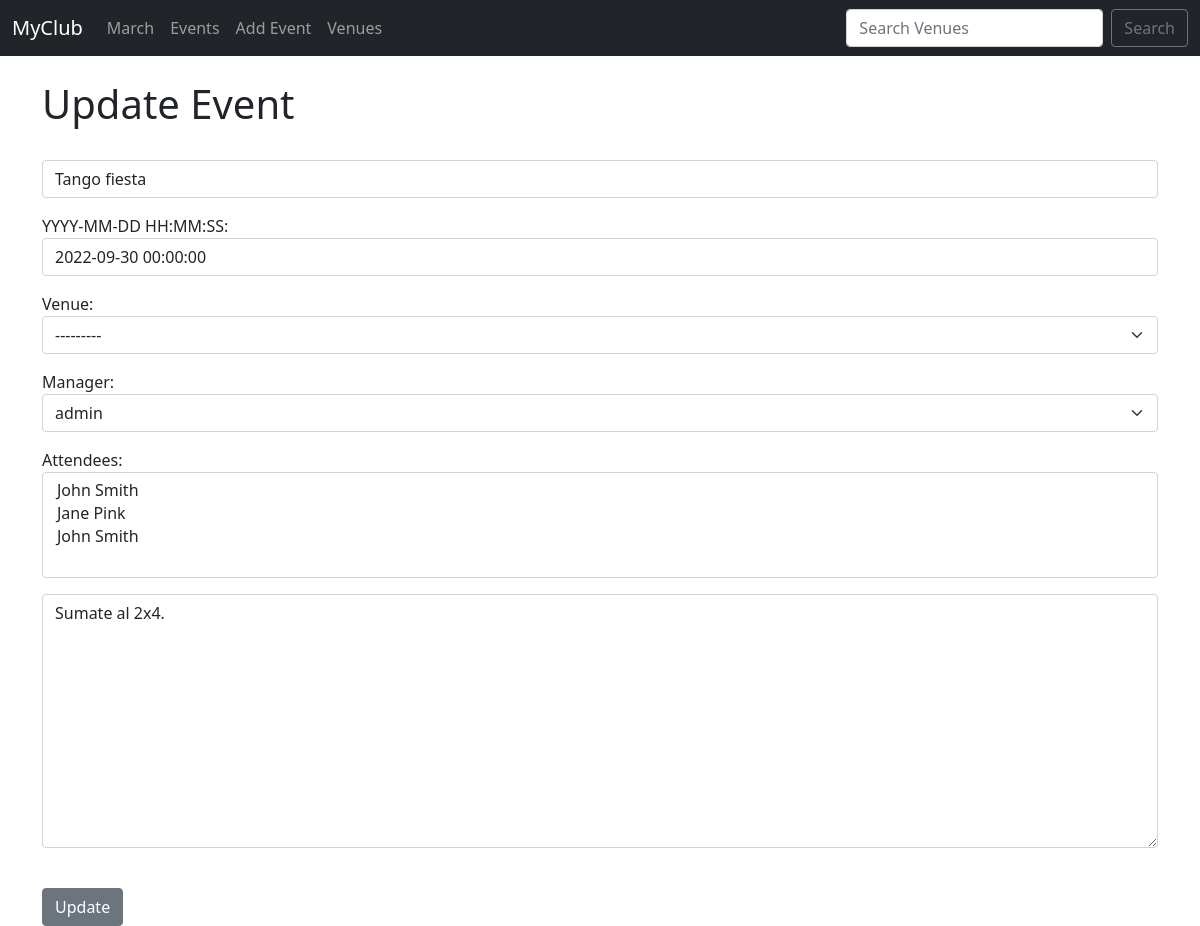
/update_event/1, run on an earlier commit of the app's database.
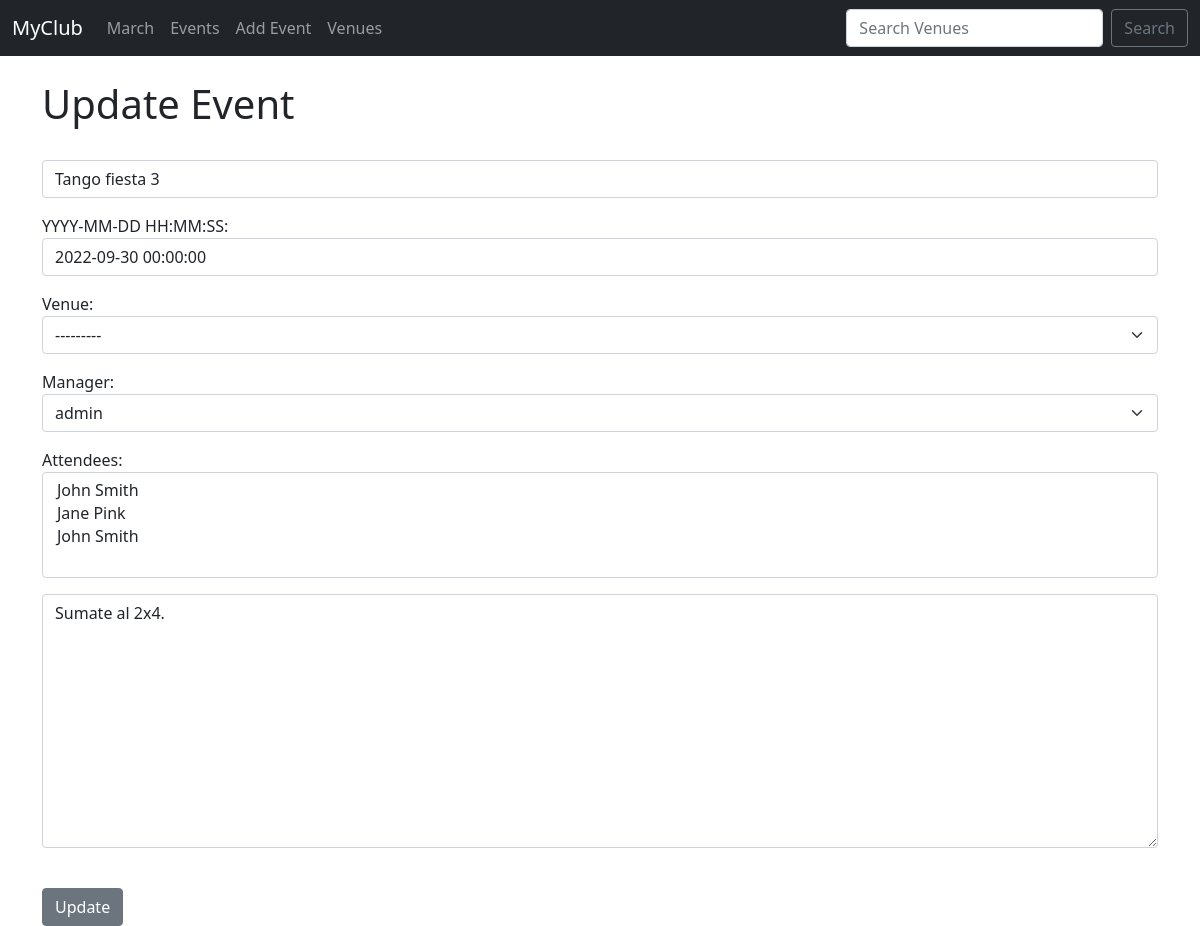
And on a later commit of the database.
### events/models.py (models this page shows, shortened)
class Event(models.Model):
    name = models.CharField('Events Name', max_length=120)
    event_date = models.DateTimeField('Event Date')
    venue = models.ForeignKey(
        Venue, blank=True, null=True, on_delete=models.CASCADE)
    manager = models.ForeignKey(User, blank=True, null=True, on_delete=models.SET_NULL)
    description = models.TextField(blank=True)
    attendees = models.ManyToManyField(MyClubUser, blank=True)

class Venue(models.Model):
    name = models.CharField('Venue Name', max_length=120)
    adress = models.CharField(max_length=300)
    zip_code = models.CharField('Zip Code', max_length=15)
    phone = models.CharField('Contact Phone', max_length=25, blank=True)
    web = models.URLField('Website Address', blank=True)
    email_adress = models.EmailField('Email Adress', blank=True)
    def __str__(self):
        return self.name

### events/views.py (the view)
# urls.py: path('update_event/<event_id>', views.update_event, name='update-event'),
def update_event(request, event_id):
	event = Event.objects.get(pk=event_id)
	form = EventForm(request.POST or None, instance=event)
	if form.is_valid():
		form.save()
		return redirect('event-list')
	return render(request, 'events/update_event.html',
               {'event': event,
                'form': form})

### events/forms.py
class EventForm(ModelForm):
    class Meta:
        model = Event
        fields = ('name', 'event_date', 'venue', 'manager', 'attendees', 'description')
        labels = {
            'name': '',
            'event_date': 'YYYY-MM-DD HH:MM:SS',
            'venue': 'Venue',
            'manager': 'Manager',
            'attendees': 'Attendees',
            'description': ''
        }
        widgets = {
            'name': forms.TextInput(attrs={'class': 'form-control', 'placeholder': 'Event Name'}),
            'event_date': forms.TextInput(attrs={'class': 'form-control', 'placeholder': 'Event Date'}),
            'venue': forms.Select(attrs={'class': 'form-select', 'placeholder': 'Venue'}),
            'manager': forms.Select(attrs={'class': 'form-select', 'placeholder': 'Manager'}),
            'attendees': forms.SelectMultiple(attrs={'class': 'form-control', 'placeholder': 'Attendees'}),
            'description': forms.Textarea(attrs={'class': 'form-control', 'placeholder': 'Description'})
        }

### events/models.py (called while the page is built)
    def __str__(self):
        return self.first_name + ' ' + self.last_name

### events/templates/events/update_event.html (shortened to what this page needs)
{% extends 'events/base.html' %}
{% block content %}
    <h1>Update Event</h1>
    <br />
    <form action="" method=POST>
        {{ form.as_p }}
        <br />
        <input type="submit" value="Update" class="btn btn-secondary">
{% endblock %}

What changed in the data, as far as the page shows it:
changed Event "admin": name "Tango fiesta" → "Tango fiesta 3"
